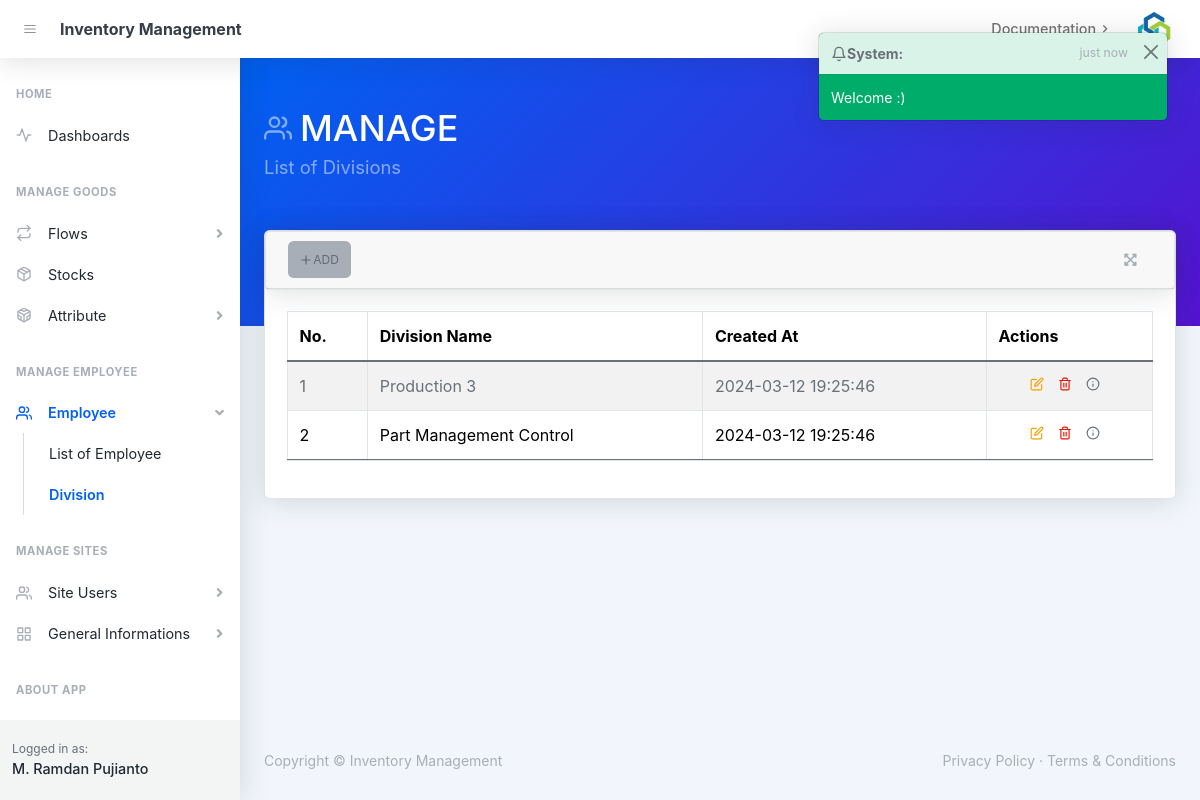
Page /mg_div.php (signed in) on the committed database.
### tables this page shows
CREATE TABLE tb_pegawai (
	NIK VARCHAR(5) NOT NULL PRIMARY KEY,
	nama_dpn VARCHAR(38) NOT NULL,
	nama_blk VARCHAR(38) NULL,
	alamat_dom TEXT(255) NULL,
	id_divisi INT(11) NOT NULL,
	created_at TIMESTAMP NOT NULL DEFAULT current_timestamp(),
	updated_at TIMESTAMP NOT NULL DEFAULT current_timestamp() ON UPDATE current_timestamp(),
	FOREIGN KEY (id_divisi) REFERENCES tb_divisi(id_divisi)
);

CREATE TABLE tb_divisi (
	id_divisi INT(11) NOT NULL PRIMARY KEY AUTO_INCREMENT,
	nama_div VARCHAR(38) NOT NULL,
	created_at TIMESTAMP NOT NULL DEFAULT current_timestamp(),
	updated_at TIMESTAMP NOT NULL DEFAULT current_timestamp() ON UPDATE current_timestamp()
);

### layouts/set_title.php (called while the page is built, shortened)
<?php
$app_domain = "https://cobra-crucial-cardinal.ngrok-free.app";
$currentUrl = $_SERVER['REQUEST_URI'];
if (strpos($currentUrl, 'index.php') !== false) {
    $pg_title = "Dashboard";
    $tbTxtref = "Dashboard";
    $tbPgref = "index.php";
} else if (strpos($currentUrl, 'mg_st.php') !== false) {
    $pg_title = "List of Goods Stocks";
    $tbTxtref = "Stock";
    $tbPgref = "mg_st.php";
} else if (strpos($currentUrl, 'mg_in.php') !== false) {
    $pg_title = "List of Incoming Goods";
    $tbTxtref = "Goods";
    $tbPgref = "mg_in.php";
} else if (strpos($currentUrl, 'mg_out.php') !== false) {
    $pg_title = "List of Outcoming Goods";
    $tbTxtref = "Goods";
    $tbPgref = "mg_out.php";
} else if (strpos($currentUrl, 'mg_goods.php') !== false) {
    $pg_title = "List of Goods";
    $tbTxtref = "Goods";
    $tbPgref = "mg_goods.php";
} else if (strpos($currentUrl, 'mg_parts.php') !== false) {
    $pg_title = "List of Parts";
    $tbTxtref = "Part";
    $tbPgref = "mg_parts.php";
} else if (strpos($currentUrl, 'mg_empl.php') !== false) {
    $pg_title = "List of Employee";
    $tbTxtref = "Employee";
    $tbPgref = "mg_empl.php";
} else if (strpos($currentUrl, 'mg_div.php') !== false) {
    $pg_title = "List of Divisions";
    $tbTxtref = "Division";
} else if (strpos($currentUrl, 'mg_ulogins.php') !== false) {
    $pg_title = "List of UserLogins";
    $tbTxtref = "UserLogin";
    $tbPgref = "mg_ulogins.php";
} else if (strpos($currentUrl, 'mg_ulev.php') !== false) {
    $pg_title = "List of UserLevels";
    $tbTxtref = "UserLevel";
    $tbPgref = "mg_ulev.php";
} else if (strpos($currentUrl, 'mg_blulogins.php') !== false) {
    $pg_title = "List of Blocked UserLogins";
    $tbTxtref = "UserLogin";
    $tbPgref = "mg_blulogins.php";
}

### pages/manages/mgmt_divisions.php (the view, shortened to what this page needs)
<header class="page-header page-header-dark bg-gradient-primary-to-secondary pb-10">
    <div class="container-xl px-4">
        <div class="page-header-content pt-4">
            <div class="row align-items-center justify-content-between">
                <div class="col-auto mt-4">
                    <h1 class="page-header-title">
                        <div class="page-header-icon"><i data-feather="users"></i></div>
                        MANAGE
                    </h1>
                    <div class="page-header-subtitle"><?= $pg_title ?></div>
                </div>
            </div>
        </div>
    </div>
</header>
<div class="container-xl px-4 mt-n10">
    <div id="media_wrapper" class="card mb-4 editor-preview-full">
        <div class="card card-header-actions d-flex card-scroll">
            <div class="card-header">
                <div class="row">
                    <div class="col-auto m-0">
                        <button class="btn btn-menutable btn-icon btn-transparent-dark me-2" data-bs-toggle="modal"
                            data-bs-target="#addDivisionModal"><i data-feather="plus"></i>
                            ADD
                        </button>
                    </div>
                </div>
                <div class="dropdown no-caret">
                    <button class="btn minMaxBtn btn-transparent-dark btn-icon" data-widget="fullscreen"
                        id="areaChartDropdownExample0" role="button" aria-haspopup="true" aria-expanded="false"
                        onclick="fullscreenFunct()"><i class="fas fa-expand-arrows-alt text-gray-500"></i></i></button>
                </div>
            </div>
        </div>
        <div class="card-body table-responsive-sm overflow-auto">
            <table id="datatablesSimple" cellspacing="0" class="table table-bordered table-striped">
                <thead>
                    <tr>
                        <th>No.</th>
                        <th>Division Name</th>
                        <th>Created At</th>
                        <th>Actions</th>
                    </tr>
                </thead>
                <tbody>
                    <?php
                    $cekdb = mysqli_query(
                        $conn,
                        "SELECT tb_divisi.id_divisi, tb_divisi.nama_div, tb_divisi.created_at
                            FROM tb_divisi
                        "
                    );
                    $showtotable = $cekdb;
                    ?>
                    <?php $i = 1;
                    while ($res = mysqli_fetch_assoc($showtotable)) :  ?>
                    <tr>
                        <td><?= $i++ ?></td>
                        <td><?= $res['nama_div'] ?></td>
                        <td><?= $res['created_at'] ?></td>
                        <td class="align-middle align-content-sm-between justify-content-center">
                            <div class="d-flex align-content-sm-between justify-content-center align-middle">
                                <a id="<?= $res['nama_div'] ?>" data-bs-toggle="modal"
                                    data-bs-target="#editDivisionModal" onclick="tfID(event, this.id)"
                                    class="view_data btn btn-datatable btn-icon btn-transparent-dark me-2">
                                    <i class="fi-ic-yellow" data-feather="edit"></i>
                                </a>
                                <a name="btnDelSelectedDiv"
                                    href="/fungsi/division_funct.php?act=del&divid=<?= $res['id_divisi'] ?>"
                                    class="btn btn-datatable btn-icon btn-transparent-dark me-2"
                                    onclick="return confirm('Are you sure want to delete *<?= $tbTxtref ?>(<?= $res['nama_div'] ?>) ?')">
                                    <i class="fi-ic-red" data-feather="trash-2"></i>
                                </a>
                                <a href="#" class="show_data btn btn-datatable btn-icon btn-transparent-dark me-2">
                                    <i class="fi-ic-gray" data-feather="info"></i>
                                </a>
                            </div>
                        </td>
                    </tr>
                    <?php endwhile; ?>
                </tbody>
            </table>
        </div>
    </div>
</div>

### layouts/nav/side_nav.php (shortened to what this page needs)
<div id="layoutSidenav">
    <div id="layoutSidenav_nav">
        <nav class="sidenav shadow-right sidenav-light">
            <div class="sidenav-menu">
                <div class="nav accordion" id="accordionSidenav">
                    <div class="sidenav-menu-heading m-0 mt-0">Home</div>
                    <a class="nav-link collapsed" aria-expanded="false" aria-controls="collapseDashboards"
                        href="<?= $app_domain ?>">
                        <div class="nav-link-icon"><i data-feather="activity"></i></div>
                        Dashboards
                    </a>
                    <div class="sidenav-menu-heading">Manage Goods</div>
                    <a class="nav-link collapsed" href="javascript:void(0);" data-bs-toggle="collapse"
                        data-bs-target="#collapseFlows" aria-expanded="false" aria-controls="collapseFlows">
                        <div class="nav-link-icon"><i data-feather="repeat"></i></div>
                        Flows
                        <div class="sidenav-collapse-arrow"><i class="fas fa-angle-down"></i></div>
                    </a>
                    <a class="nav-link collapsed" href="mg_st.php" data-bs-toggle="" data-bs-target=""
                        aria-expanded="false" aria-controls="collapseSoG">
                        <div class="nav-link-icon"><i data-feather="package"></i></div>
                        Stocks
                    </a>
                    <a class="nav-link collapsed" href="javascript:void(0);" data-bs-toggle="collapse"
                        data-bs-target="#collapseGoodsAttribute" aria-expanded="false" aria-controls="collapseFlows">
                        <div class="nav-link-icon"><i data-feather="codesandbox"></i></div>
                        Attribute
                        <div class="sidenav-collapse-arrow"><i class="fas fa-angle-down"></i></div>
                    </a>
                    <div class="sidenav-menu-heading">Manage Employee</div>
                    <a class="nav-link collapsed" href="javascript:void(0);" data-bs-toggle="collapse"
                        data-bs-target="#appsCollapseUserManagement" aria-expanded="false"
                        aria-controls="appsCollapseUserManagement">
                        <div class="nav-link-icon"><i data-feather="users"></i></div>
                        Employee
                        <div class="sidenav-collapse-arrow"><i class="fas fa-angle-down"></i></div>
                    </a>
                    <div class="collapse" id="appsCollapseUserManagement" data-bs-parent="#accordionSidenavAppsMenu">
                        <nav class="sidenav-menu-nested nav">
                            <a class="nav-link" href="mg_empl.php">List of Employee</a>
                            <a class="nav-link" href="mg_div.php">Division</a>
                        </nav>
                    </div>
                    <div class="sidenav-menu-heading">Manage Sites</div>
                    <a class="nav-link collapsed" href="javascript:void(0);" data-bs-toggle="collapse"
                        data-bs-target="#appsCollapseUserLogins" aria-expanded="false"
                        aria-controls="appsCollapseUserManagement">
                        <div class="nav-link-icon"><i data-feather="users"></i></div>
                        Site Users
                        <div class="sidenav-collapse-arrow"><i class="fas fa-angle-down"></i></div>
                    </a>
                    <a class="nav-link collapsed" href="javascript:void(0);" data-bs-toggle="collapse"
                        data-bs-target="#collapsePages" aria-expanded="false" aria-controls="collapsePages">
                        <div class="nav-link-icon"><i data-feather="grid"></i></div>
                        General Informations
                        <div class="sidenav-collapse-arrow"><i class="fas fa-angle-down"></i></div>
                    </a>
                    <div class="sidenav-menu-heading">About App</div>
                    <a class="nav-link collapsed" href="javascript:void(0);" data-bs-toggle="modal"
                        data-bs-target="#aboutAppModal" aria-expanded="false" aria-controls="collapsePages">
                    </a>
                </div>
            </div>
            <div class="sidenav-footer">
                <div class="sidenav-footer-content">
                    <div class="sidenav-footer-subtitle">Logged in as:</div>
                    <?php
                    if (isset($_SESSION['log']) && $_SESSION['log'] === 'true') {
                        $loggedin_nik = $_SESSION['loggedin_nik'];
                        $cekdb = mysqli_query(
                            $conn,
                            "SELECT tb_pegawai.nama_dpn, tb_pegawai.nama_blk, tb_pegawai.alamat_dom, tb_pegawai.created_at, tb_pegawai.updated_at, tb_level.user_level
                            FROM tb_login
                            INNER JOIN tb_pegawai ON tb_login.NIK = tb_pegawai.NIK
                            INNER JOIN tb_level ON tb_login.user_level = tb_level.user_level
                            WHERE tb_login.NIK = '$loggedin_nik';
                            "
                        );
                        $data = mysqli_fetch_all($cekdb, MYSQLI_ASSOC);
                        $nama_dpn = $_SESSION['nama_dpn'] = $data[0]['nama_dpn'];
                        $nama_blk = $_SESSION['nama_blk'] = $data[0]['nama_blk'];
                        $nama_lnkp =  "$nama_dpn " . "$nama_blk";
                        if (strlen($nama_lnkp) <= 22) {
                            $nama_lnkp =  "$nama_dpn " . "$nama_blk";
                        } else {
                            $nama_lnkp =  "$nama_dpn ";
                        }
                    } else {
                        $nama_lnkp =  "None";
                    }
                    ?>
                    <div class="sidenav-footer-title overflow-auto"><?= $nama_lnkp ?></div>
                </div>
            </div>
        </nav>
    </div>
    <div id="layoutSidenav_content">

### layouts/header.php (style rules this page uses)
th { text-align: start !important; vertical-align: middle !important; }
td { vertical-align: middle !important; }
#media_wrapper { transform: scale(1, 1); object-fit: cover; }
.btn-menutable { height: fit-content !important; width: fit-content !important; padding: 8pt !important; font-size: 0.75rem; border-radius: 0.35rem !important; }
.btn-menutable { background-color: var(--bs-gray-500) !important; }
.fi-ic-red { color: #e81500; }
.fi-ic-yellow { color: #f4a100; }
.fi-ic-gray { color: #69707a; }

### rows in the picture
tb_pegawai: nama_lnkp "M. Ramdan Pujianto"
tb_divisi: nama_div "Production 3", created_at "2024-03-12 19:25:46"
tb_divisi: nama_div "Part Management Control", created_at "2024-03-12 19:25:46"

### other values in the picture
$app_name "Inventory Management"
$pg_title "List of Divisions"
